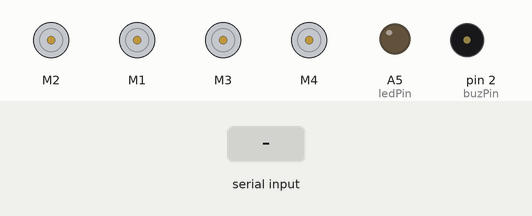
This sketch was run on a simulated Arduino Uno, built with avr-gcc and run on an emulated ATmega328P. Shown: 4 × DC motor (green arrow = forward, orange = backward, longer = faster), output pins drawn as LEDs (lit = HIGH), buzzer (waves = sounding, pin HIGH). The test bench sets the inputs (shaded band).

Above: at 1.2 s.
1.3 s: "Y\n" received over Serial
At 1.73 s:
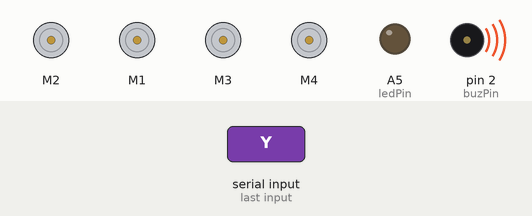
3.3 s: byte 70 ('F') received over Serial
At 3.6 s:
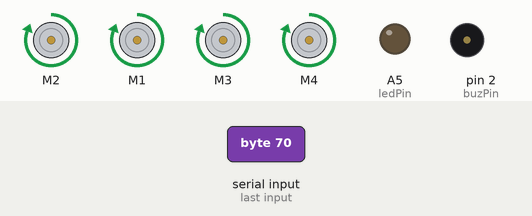
4.8 s: byte 66 ('B') received over Serial
At 5.9 s:
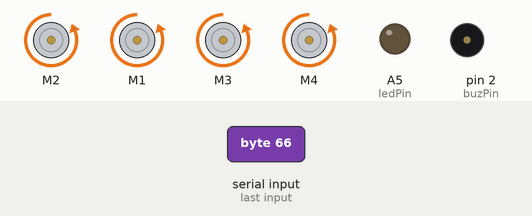
6.3 s: byte 82 ('R') received over Serial
At 7.1 s:
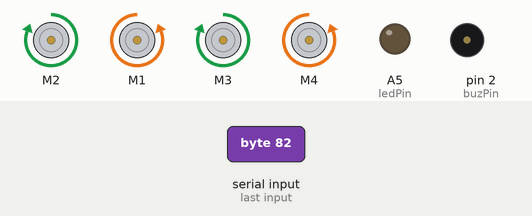
7.8 s: byte 76 ('L') received over Serial
At 8.2 s:
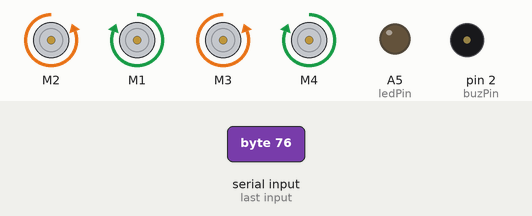
9.3 s: byte 71 ('G') received over Serial
At 10.6 s:
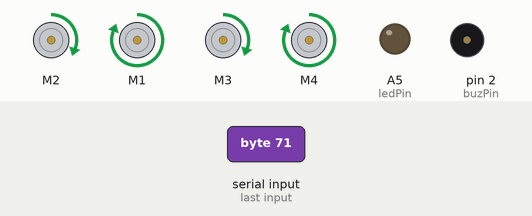
Timing chart, 0 to 11.8 s (numbered marks = the images above; inputs shaded):
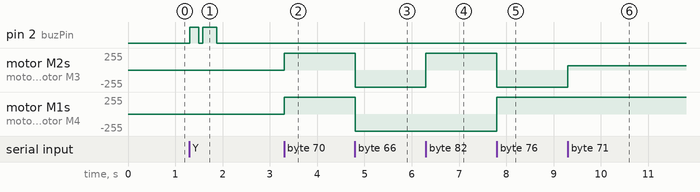

Measured:
- after the input at 1.3 s, pin 2 (buzPin): LOW → HIGH at once, → LOW 0.20 s later, → HIGH 0.08 s later, → LOW 0.30 s later
- after the input at 3.3 s, motor M2, motor M1, motor M3, motor M4: stopped → forward 255/255 at once
- after the input at 4.8 s, motor M2, motor M1, motor M3, motor M4: forward 255/255 → backward 255/255 at once
- after the input at 6.3 s, motor M2, motor M3: backward 255/255 → forward 255/255 at once
- after the input at 7.8 s, motor M2, motor M3: forward 255/255 → backward 255/255 at once; motor M1, motor M4: backward 255/255 → forward 255/255 at once
- after the input at 9.3 s, motor M2, motor M3: backward 255/255 → forward 63/255 at once

The sketch:

exemplo_app.ino
```cpp
#include <AFMotor.h>
AF_DCMotor MotorFR(1);   // Front right motor
AF_DCMotor MotorFL(2);   // Front left motor
AF_DCMotor MotorBL(3);   // Back left motor
AF_DCMotor MotorBR(4);   // Back right motor

const int buzPin = 2;  // Buzzer pin
const int ledPin = A5; // LED pin
int valSpeed = 255;    // Default motor speed

void setup() {
    Serial.begin(9600);
    pinMode(buzPin, OUTPUT);
    pinMode(ledPin, OUTPUT);

    // Set initial motor speed
    MotorFL.setSpeed(valSpeed);
    MotorFR.setSpeed(valSpeed);
    MotorBL.setSpeed(valSpeed);
    MotorBR.setSpeed(valSpeed);

    // Stop all motors at the beginning
    MotorFL.run(RELEASE);
    MotorFR.run(RELEASE);
    MotorBL.run(RELEASE);
    MotorBR.run(RELEASE);
}

void loop() {
    while (Serial.available() > 0) {
        char command = Serial.read(); // Read command from serial
        //Serial.println("BAT:75,SPEED:25"); // Set Battery and speed

        switch(command) {
            case 'F':   // Move forward
                SetSpeed(valSpeed);
                MotorFL.run(FORWARD);
                MotorFR.run(FORWARD);
                MotorBL.run(FORWARD);
                MotorBR.run(FORWARD);
                break;

            case 'B':   // Move backward
                SetSpeed(valSpeed);
                MotorFL.run(BACKWARD);
                MotorFR.run(BACKWARD);
                MotorBL.run(BACKWARD);
                MotorBR.run(BACKWARD);
                break;

            case 'R':   // Turn right
                SetSpeed(valSpeed);
                MotorFL.run(FORWARD);
                MotorFR.run(BACKWARD);
                MotorBL.run(FORWARD);
                MotorBR.run(BACKWARD);
                break;

            case 'L':   // Turn left
                SetSpeed(valSpeed);
                MotorFL.run(BACKWARD);
                MotorFR.run(FORWARD);
                MotorBL.run(BACKWARD);
                MotorBR.run(FORWARD);
                break;

            case 'G':   // Forward left
                MotorFL.setSpeed(valSpeed/4);
                MotorBL.setSpeed(valSpeed/4);
                MotorFL.run(FORWARD);
                MotorFR.run(FORWARD);
                MotorBL.run(FORWARD);
                MotorBR.run(FORWARD);
                break;

            case 'H':   // Forward right
                MotorFR.setSpeed(valSpeed/4);
                MotorBR.setSpeed(valSpeed/4);
                MotorFL.run(FORWARD);
                MotorFR.run(FORWARD);
                MotorBL.run(FORWARD);
                MotorBR.run(FORWARD);
                break;

            case 'I':   // Backward left
                MotorFL.setSpeed(valSpeed/4);
                MotorBL.setSpeed(valSpeed/4);
                MotorFL.run(BACKWARD);
                MotorFR.run(BACKWARD);
                MotorBL.run(BACKWARD);
                MotorBR.run(BACKWARD);
                break;

            case 'J':   // Backward right
                MotorFR.setSpeed(valSpeed/4);
                MotorBR.setSpeed(valSpeed/4);
                MotorFL.run(BACKWARD);
                MotorFR.run(BACKWARD);
                MotorBL.run(BACKWARD);
                MotorBR.run(BACKWARD);
                break;

            case 'S':   // Stop all motors
                MotorFL.run(RELEASE);
                MotorFR.run(RELEASE);
                MotorBL.run(RELEASE);
                MotorBR.run(RELEASE);
                break;

            case 'Y':   // Honk horn
                digitalWrite(buzPin, HIGH);
                delay(200);
                digitalWrite(buzPin, LOW);
                delay(80);
                digitalWrite(buzPin, HIGH);
                delay(300);
                digitalWrite(buzPin, LOW);
                break;

            case 'U':   // Turn headlight ON
                digitalWrite(ledPin, HIGH);
                break;

            case 'u':   // Turn headlight OFF
                digitalWrite(ledPin, LOW);
                break;

            // Setting motor speed using function buttons you can do anything you want (1-4)
            case '1': SetSpeed(65); break;
            case '2': SetSpeed(130); break;
            case '3': SetSpeed(195); break;
            case '4': SetSpeed(255); break;
        }
    }
}

// Function to update motor speed
void SetSpeed(int val) {
    valSpeed = val;
    MotorFL.setSpeed(val);
    MotorFR.setSpeed(val);
    MotorBL.setSpeed(val);
    MotorBR.setSpeed(val);
}
```

main.cpp
```cpp
#include <Arduino.h>
#include <SoftwareSerial.h>

// -----------------------------------------------------------
// Configuração dos pinos do robô
// -----------------------------------------------------------

// Motor da esquerda
const int ena_esquerda =
    3;              // Pino ENABLE do motor esquerdo (controle da velocidade)
const int in_3 = 4; // Entrada 3 do driver do motor esquerdo
const int in_4 = 5; // Entrada 4 do driver do motor esquerdo

// Motor da direita
const int ena_direita =
    6;              // Pino ENABLE do motor direito (controle da velocidade)
const int in_1 = 7; // Entrada 1 do driver do motor direito
const int in_2 = 8; // Entrada 2 do driver do motor direito

// Pinos do módulo Bluetooth
const int bt_tx = 11; // Pino TX (transmite dados para o Arduino)
const int bt_rx = 10; // Pino RX (recebe dados do Arduino)

// -----------------------------------------------------------
// Objetos e variáveis globais
// -----------------------------------------------------------

// Cria uma comunicação serial em software para trocar dados com o módulo HC-05
// Formato: SoftwareSerial(rx, tx)
SoftwareSerial SerialBT(bt_tx, bt_rx);

// Velocidade inicial do robô. 255 é o valor máximo do PWM.
// 255/4 = 63, que é aproximadamente 25% da velocidade máxima.
int velocidade = 255 / 4;

// -----------------------------------------------------------
// Protótipos das funções
// -----------------------------------------------------------
// Essas funções serão definidas depois no código e podem ser chamadas antes.
inline void setarVelocidade(int velocidade);
inline void andarParaFrente();
inline void andarParaTras();
inline void paraDireita();
inline void paraEsquerda();
inline void parar();

// -----------------------------------------------------------
// Função setup: executa uma vez quando o Arduino liga
// -----------------------------------------------------------
void setup() {
  SerialBT.begin(9600);     // Inicia a comunicação Bluetooth em 9600 bps
  SerialBT.setTimeout(100); // Timeout curto para leituras seriais

  Serial.begin(9600);
  // Configura os pinos dos motores como saídas digitais
  pinMode(ena_esquerda, OUTPUT);
  pinMode(in_3, OUTPUT);
  pinMode(in_4, OUTPUT);

  pinMode(ena_direita, OUTPUT);
  pinMode(in_1, OUTPUT);
  pinMode(in_2, OUTPUT);
}

// -----------------------------------------------------------
// Função loop: fica repetindo infinitamente enquanto o Arduino está ligado
// -----------------------------------------------------------
void loop() {
  // Verifica se chegou algum dado pelo Bluetooth
  if (SerialBT.available() > 0) {
    // Lê a mensagem completa até o final da linha (\n)
    String linha = SerialBT.readStringUntil('\n');
    linha.trim(); // Remove espaços, \r e caracteres residuais

    // Se a mensagem não estiver vazia, processa o primeiro caractere
    if (linha.length() > 0) {
      char comando = linha[0];
      Serial.print("Comando: ");
      Serial.println(comando);

      // Decide o que fazer conforme o comando recebido
      switch (comando) {
      case 'R': // Comando para virar para a direita
        paraDireita();
        break;

      case 'L': // Comando para virar para a esquerda
        paraEsquerda();
        break;

      case 'F': // Comando para andar para frente
        andarParaFrente();
        break;

      case 'B': // Comando para andar para trás
        andarParaTras();
        break;

      case 'S': // Comando para parar o robô
        parar();
        break;

      case '1': // Velocidade 1: 25% da máxima
        setarVelocidade(255 / 4);
        break;

      case '2': // Velocidade 2: aproximadamente 33% da máxima
        setarVelocidade(255 / 3);
        break;

      case '3': // Velocidade 3: 50% da máxima
        setarVelocidade(255 / 2);
        break;

      case '4': // Velocidade 4: 100% da máxima
        setarVelocidade(255);
        break;
      default:
        Serial.print("Comando não atendido.: ");
      }
    }
  }
}

// -----------------------------------------------------------
// Ajusta a velocidade dos dois motores
// -----------------------------------------------------------
inline void setarVelocidade(int velocidade) {
  // analogWrite gera um sinal PWM para controlar o nível de energia do motor
  analogWrite(ena_esquerda, velocidade); // Velocidade do motor esquerdo
  analogWrite(ena_direita, velocidade);  // Velocidade do motor direito
}

// -----------------------------------------------------------
// Movimento para frente
// -----------------------------------------------------------
inline void andarParaFrente() {
  // Motor esquerdo gira em uma direção
  digitalWrite(in_3, HIGH);
  digitalWrite(in_4, LOW);

  // Motor direito gira na mesma direção para frente
  digitalWrite(in_1, HIGH);
  digitalWrite(in_2, LOW);
}

// -----------------------------------------------------------
// Movimento para trás
// -----------------------------------------------------------
inline void andarParaTras() {
  // Motor esquerdo gira na direção contrária
  digitalWrite(in_3, LOW);
  digitalWrite(in_4, HIGH);

  // Motor direito gira na direção contrária
  digitalWrite(in_1, LOW);
  digitalWrite(in_2, HIGH);
}

// -----------------------------------------------------------
// Virar para a direita
// -----------------------------------------------------------
inline void paraDireita() {
  // Motor esquerdo vai para trás
  digitalWrite(in_3, LOW);
  digitalWrite(in_4, HIGH);

  // Motor direito parado
  digitalWrite(in_1, LOW);
  digitalWrite(in_2, LOW);
}

// -----------------------------------------------------------
// Virar para a esquerda
// -----------------------------------------------------------
inline void paraEsquerda() {
  // Motor esquerdo parado
  digitalWrite(in_3, LOW);
  digitalWrite(in_4, LOW);

  // Motor direito vai para frente
  digitalWrite(in_1, HIGH);
  digitalWrite(in_2, LOW);
}

// -----------------------------------------------------------
// Parar os motores
// -----------------------------------------------------------
inline void parar() {
  // Coloca todas as entradas em LOW para desligar os motores
  digitalWrite(in_3, LOW);
  digitalWrite(in_4, LOW);
  digitalWrite(in_1, LOW);
  digitalWrite(in_2, LOW);
}
```
